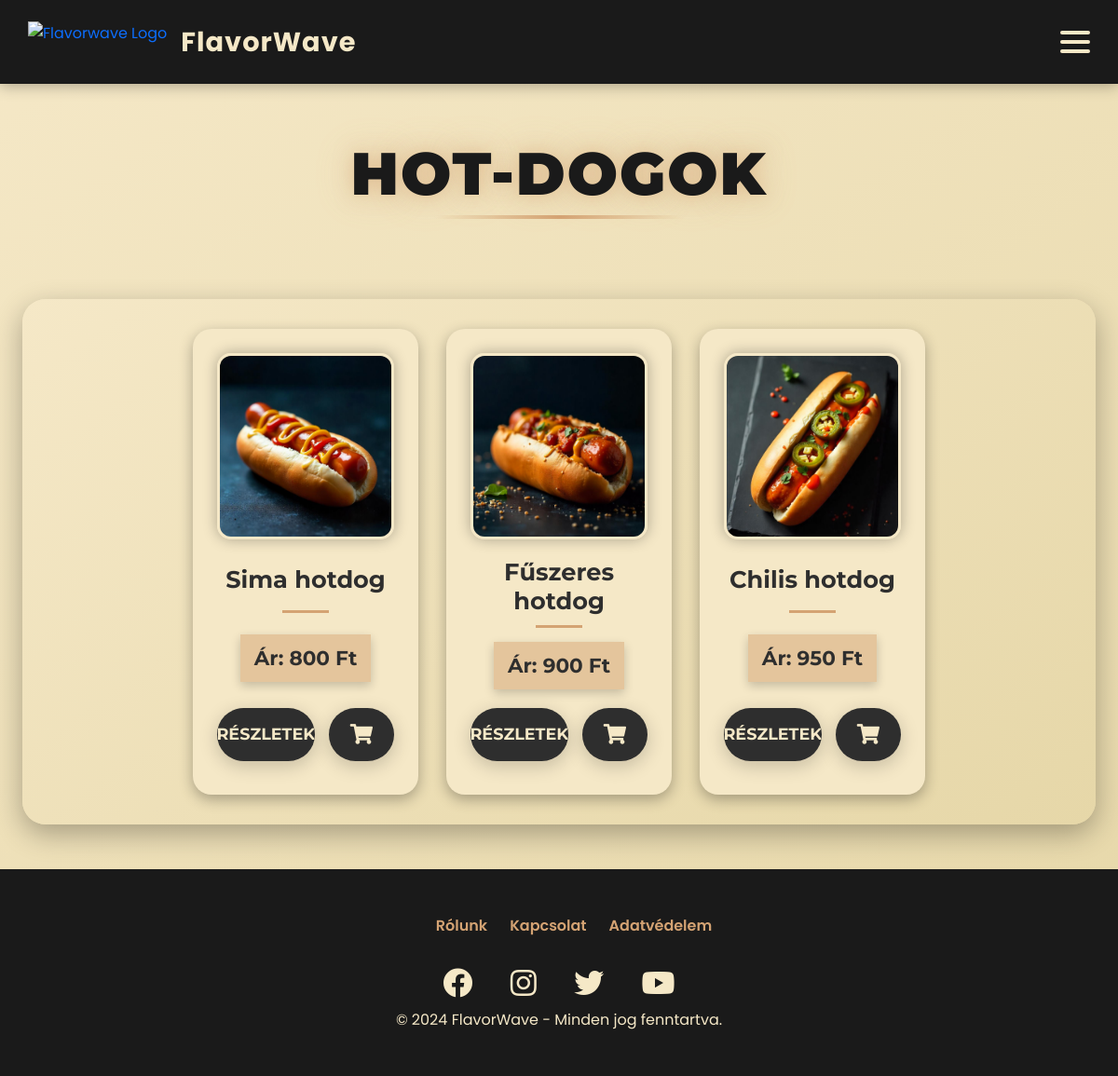
Before: /php/hotdog.php with the older database file.
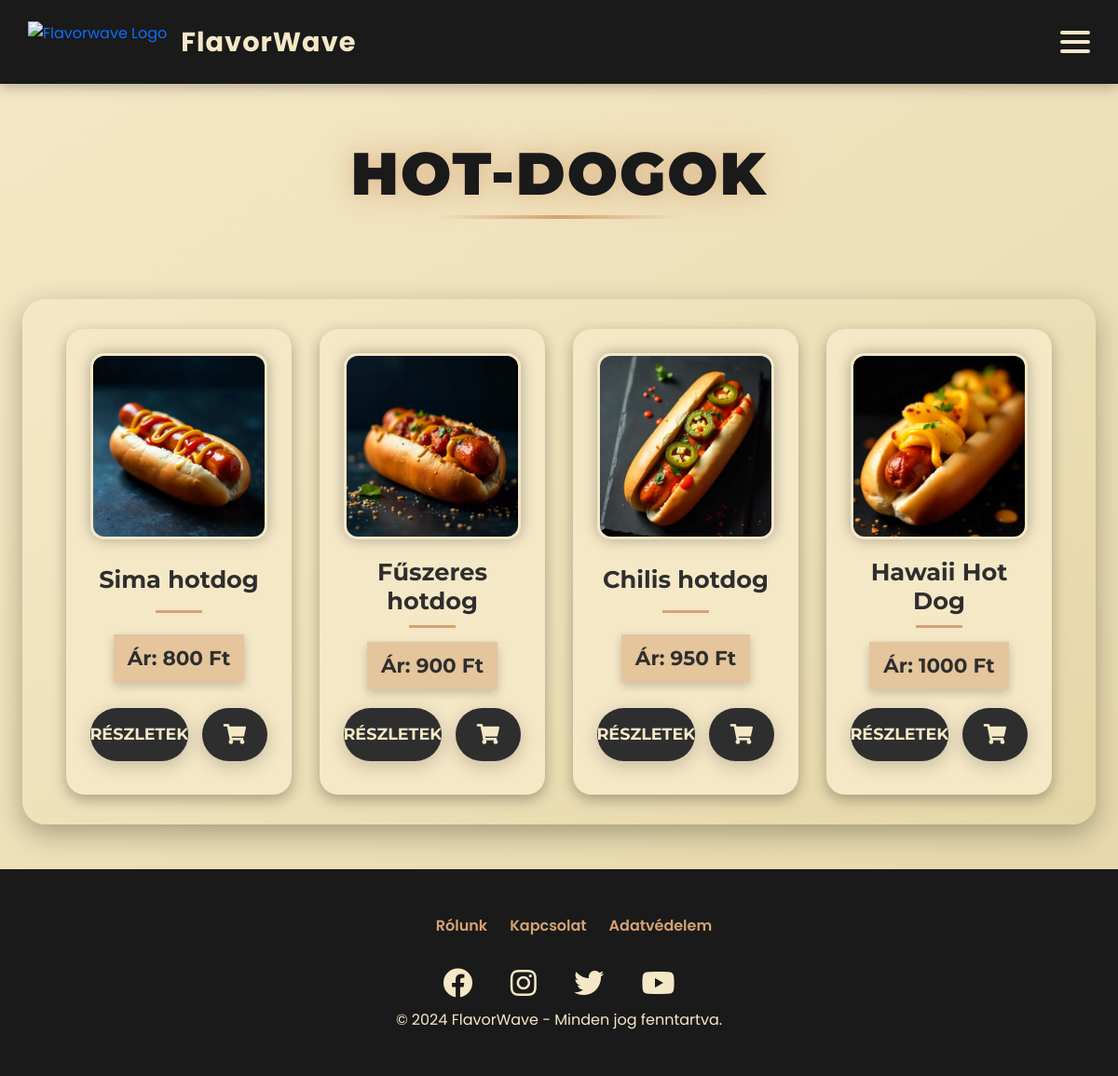
After: the same page with the newer database file.
### tables this page shows
CREATE TABLE `etel` (
  `id` int(11) NOT NULL,
  `nev` varchar(50) NOT NULL,
  `egyseg_ar` int(10) NOT NULL,
  `leiras` varchar(250) NOT NULL,
  `kategoria_id` int(11) NOT NULL,
  `kep_url` varchar(255) NOT NULL,
  `kaloria` int(4) NOT NULL,
  `osszetevok` varchar(255) NOT NULL,
  `allergenek` varchar(150) NOT NULL
);

### php/adatbazisra_csatlakozas.php (called while the page is built, shortened)
<?php
    if (!isset($conn) || !($conn instanceof mysqli) || $conn->connect_errno != 0) {
        $conn = new mysqli('localhost', 'root', '', 'flavorwave');
        $conn->set_charset("utf8mb4");
    }
    function adatokLekerdezese($muvelet, $parameterek = []) {
        global $conn;
        $stmt = $conn->prepare($muvelet);
        if (!$stmt->execute()) {
            return "Hiba a lekérdezés végrehajtásakor: " . $stmt->error;
        }
        $eredmeny = $stmt->get_result();
        if ($eredmeny->num_rows > 0) {
            return $eredmeny->fetch_all(MYSQLI_ASSOC);
        } else {
            return [];
        }
    }
?>

### php/hotdog.php (the view, shortened to what this page needs)
<!DOCTYPE html>
<html lang="hu">
<head>
    <link href="https://cdn.jsdelivr.net/npm/bootstrap@5.3.0/dist/css/bootstrap.min.css" rel="stylesheet">
    <link rel="stylesheet" href="https://cdnjs.cloudflare.com/ajax/libs/font-awesome/5.15.4/css/all.min.css">
    <link href="https://unpkg.com/aos@2.3.1/dist/aos.css" rel="stylesheet">
    <link rel="stylesheet" href="../css/navbar.css">
    <link rel="stylesheet" href="../css/footer.css">
    <link rel="stylesheet" href="../css/kategoriaelemek.css">
    <link rel="stylesheet" href="../css/fooldal/ujfooldal.css">
</head>
<body>
    <?php
        include './navbar.php';
    ?>
    <div class="content-wrapper">
        <main>
            <div class="title-container">
                <h1 class="page-title" id="cim">Hot-dogok</h1>
            </div>
            <?php
            $kategoriak_sql = "SELECT * FROM etel WHERE kategoria_id = 5;";
            $kategoriak = adatokLekerdezese($kategoriak_sql);
            if (is_array($kategoriak)) {
                echo '<div class="flex-grid">';
                foreach ($kategoriak as $k) {
                    echo '
                                        <div class="flex-col">
                        <div class="menu__option" data-aos="fade-up" data-aos-delay="' . (100 * (array_search($k, $kategoriak) + 1)) . '">
                            <div class="image-wrapper">
                                <img src="../kepek/5/' . htmlspecialchars($k['kep_url']) . '" alt="' . htmlspecialchars($k['nev']) . '">
                            </div>
                            <h2>' . htmlspecialchars($k['nev']) . '</h2>
                            <div class="title-underline"></div>
                            <p class="price">Ár: ' . htmlspecialchars($k['egyseg_ar']) . ' Ft</p>
                            <div class="button-container">
                                <button class="order-btn details-btn" onclick="openCustomModal(\'modal-' . htmlspecialchars($k['id']) . '\')">Részletek</button>
                                <button class="order-btn add-to-cart" data-item-id="' . htmlspecialchars($k["id"]) . '" data-item="' . htmlspecialchars($k['nev']) . '" data-image="../kepek/5/' . htmlspecialchars($k['kep_url']) . '" onclick="addToCartOnly(\'' . htmlspecialchars($k["id"]) . '\')" title="Kosárba rakás">
                                    <i class="fas fa-shopping-cart"></i>
                                </button>
                            </div>
                        </div>
                    </div>
                    <div class="custom-modal" id="modal-' . htmlspecialchars($k['id']) . '">
                                <h5 class="custom-modal-title">' . htmlspecialchars($k['nev']) . ' - Részletek</h5>
                                <button type="button" class="custom-close-btn" onclick="closeCustomModal(\'modal-' . htmlspecialchars($k['id']) . '\')">×</button>
                                <img src="../kepek/5/' . htmlspecialchars($k['kep_url']) . '" class="img-fluid mb-3" alt="' . htmlspecialchars($k['nev']) . '">
                                <p><strong>Leírás: </strong>'. htmlspecialchars($k['leiras']) . '</p>
                                <p><strong>Kalória:</strong> ' . htmlspecialchars($k['kaloria']) . ' kcal</p>
                                <p><strong>Összetevők:</strong> ' . htmlspecialchars($k['osszetevok']) . '</p>
                                <p><strong>Allergének:</strong> ' . htmlspecialchars($k['allergenek']) . '</p>
                                <p><strong>Ár:</strong> ' . htmlspecialchars($k['egyseg_ar']) . ' Ft</p>
                                <button type="button" class="order-btn close-btn" onclick="closeCustomModal(\'modal-' . htmlspecialchars($k['id']) . '\')">Bezárás</button>
                    </div>';
                }
                echo '</div>';
            } else {
                echo "<p>Ehhez a kategóriához nem tartozik étel!</p>";
            }
            ?>
        </main>
        <div class="toast-container position-fixed bottom-0 end-0 p-3">
        </div>
        <div class="footer">
            <div class="footer-container">
                <ul class="footer-links">
                    <li><a href="../html/rolunk.html">Rólunk</a></li>
                    <li><a href="../html/kapcsolatok.html">Kapcsolat</a></li>
                    <li><a href="../html/adatvedelem.html">Adatvédelem</a></li>
                </ul>
                <div class="footer-socials">
                    <a href="https://www.facebook.com/" target="_blank"><i class="fab fa-facebook"></i></a>
                    <a href="https://www.instagram.com/" target="_blank"><i class="fab fa-instagram"></i></a>
                    <a href="https://x.com/" target="_blank"><i class="fab fa-twitter"></i></a>
                    <a href="https://www.youtube.com/" target="_blank"><i class="fab fa-youtube"></i></a>
                </div>
                <div class="footer-copy">
                    © 2024 FlavorWave - Minden jog fenntartva.
                </div>
            </div>
        </div>
    </div>
</body>
</html>

### php/navbar.php (shortened to what this page needs)
<?php
if (!isset($conn)) {
    include_once 'adatbazisra_csatlakozas.php';
}
?>
<nav>
    <a href="kezdolap.php" class="logo">
        <img src="../kepek/logo.png" alt="Flavorwave Logo">
        <h1>FlavorWave</h1>
    </a>
    <div class="hamburger" onclick="toggleMenu()">
        <span></span>
        <span></span>
        <span></span>
    </div>
</nav>

### css/navbar.css (style rules this page uses)
:root { --primary-beige: #F5E8C7; --dark-black: #1A1A1A; --accent-gold: #D4A373; --shadow-color: rgba(0, 0, 0, 0.3); --light-gray: #E8D5B5; --transition: all 0.3s ease; --navbar-height: 90px; --mobile-navbar-height: 70px; }
* { margin: 0; padding: 0; box-sizing: border-box; font-family: 'Poppins', sans-serif; }
nav { display: flex; justify-content: space-between; align-items: center; padding: 0 40px; background: var(--dark-black); position: fixed; top: 0; left: 0; width: 100%; height: var(--navbar-height); z-index: 1000; box-shadow: 0 2px 15px var(--shadow-color); }
.logo { display: flex; align-items: center; text-decoration: none; gap: 15px; }
.logo img { height: 45px; transition: var(--transition); }
.logo h1 { color: var(--primary-beige); font-size: 1.8rem; font-weight: 700; letter-spacing: 1px; white-space: nowrap; margin: 0px; }
.hamburger { display: none; flex-direction: column; justify-content: space-between; width: 32px; height: 24px; cursor: pointer; z-index: 1001; }
.hamburger span { width: 100%; height: 4px; background: var(--primary-beige); border-radius: 2px; transition: var(--transition); transform-origin: left center; }
@media (max-width: 1240px) { .hamburger { display: flex; } }
@media (max-width: 1240px) { nav { padding: 0 30px; } }

### css/footer.css (style rules this page uses)
:root { --primary-beige: #F5E8C7; --dark-black: #1A1A1A; --accent-gold: #D4A373; --transition: all 0.4s ease; }
.footer { background: var(--dark-black); color: var(--primary-beige); padding: clamp(1.5rem, 4vw, 3rem) clamp(1rem, 2vw, 2rem); text-align: center; width: 100%; flex-shrink: 0; margin-top: auto; }
.footer-links { list-style: none; display: flex; justify-content: center; flex-wrap: wrap; gap: clamp(1rem, 2vw, 2rem); margin-bottom: clamp(1rem, 2vw, 1.5rem); }
.footer-links a { color: var(--accent-gold); text-decoration: none; font-weight: 600; font-size: clamp(0.8rem, 1.5vw, 1rem); transition: var(--transition); }
.footer-socials a { color: var(--primary-beige); margin: 0 clamp(0.8rem, 1.5vw, 1.5rem); font-size: clamp(1.2rem, 3vw, 2rem); transition: var(--transition); }

### css/fooldal/ujfooldal.css (style rules this page uses)
:root { --primary-beige: #F5E8C7; --dark-black: #1A1A1A; --accent-gold: #D4A373; --shadow-color: rgba(0, 0, 0, 0.3); --light-gray: #E8D5B5; --transition: all 0.4s ease; }
* { margin: 0; padding: 0; box-sizing: border-box; }
body { background-color: var(--primary-beige); color: var(--dark-black); font-family: 'Poppins', sans-serif; line-height: 1.6; overflow-x: hidden; }

Changed rows visible on the page:
added etel: kep_url (picture), nev "Hawaii Hot Dog", egyseg_ar "1000"
